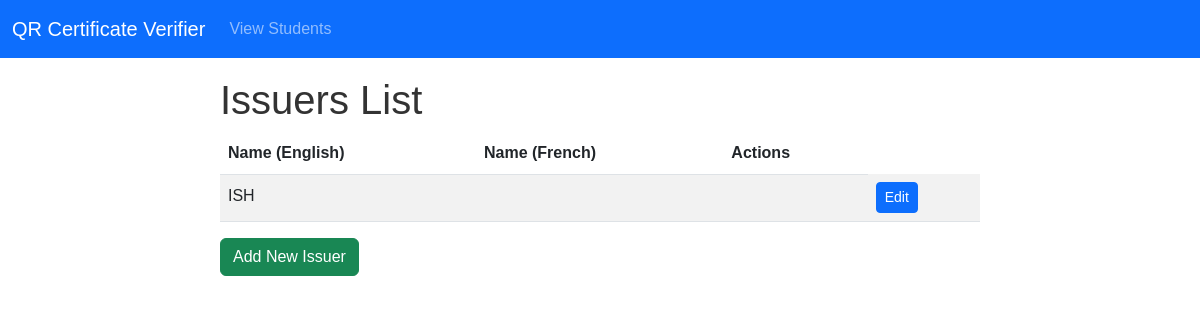
The app's page /certificate/issuers/, older data.
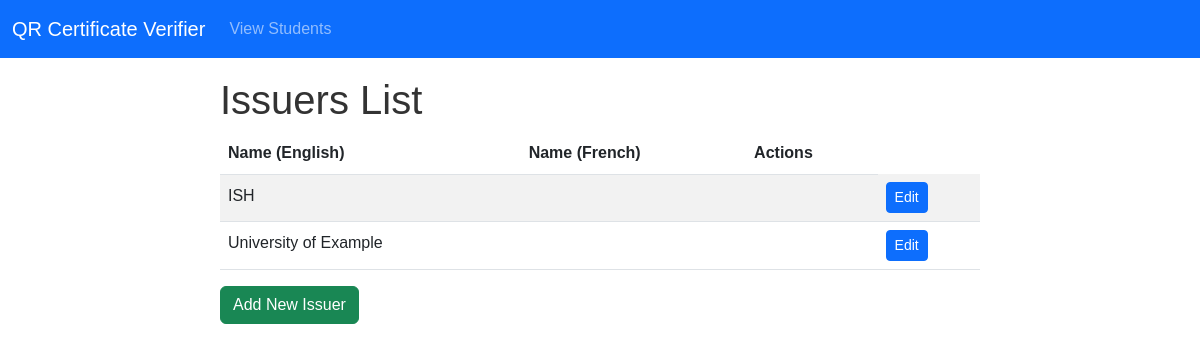
The same page, newer data.
### certifications/models.py (models this page shows, shortened)
class Issuer(models.Model):
    name_en = models.CharField('Issuer Name In English', max_length=100)
    uuid = models.UUIDField(default=uuid.uuid4, editable=False, unique=True)
    signature = models.ImageField(upload_to='signatures', blank=True)

### certifications/views.py (the view)
# urls.py: path('issuers/', views.list_issuers, name='list_issuers'),
def list_issuers(request):
    issuers = Issuer.objects.all()
    return render(request, 'issuer_list.html', {'issuers': issuers})

### templates/issuer_list.html (shortened to what this page needs)
{% extends 'base.html' %}
{% block content %}
<h1>Issuers List</h1>
<table class="table table-striped">
    <thead>
        <tr>
            <th>Name (English)</th>
            <th>Name (French)</th>
            <th>Actions</th>
        </tr>
    </thead>
    <tbody>
        {% for issuer in issuers %}
        <tr>
            <td>{{ issuer.name_en }}</td>
            <td>{{ issuer.name_ar }}</td>
            <td><a href="{{ issuer.url }}" target="_blank">{{ issuer.url }}</a></td>
            <td>
                <a href="{% url 'certifications:edit_issuer' issuer.id %}" class="btn btn-sm btn-primary">Edit</a>
            </td>
        </tr>
        {% empty %}
        <tr>
            <td colspan="4">No issuers found.</td>
        </tr>
        {% endfor %}
    </tbody>
</table>
<a href="{% url 'certifications:create_issuer' %}" class="btn btn-success">Add New Issuer</a>
{% endblock %}

### templates/base.html (shortened to what this page needs)
<!DOCTYPE html>
<html lang="en">
<head>
    <link href="https://cdn.jsdelivr.net/npm/bootstrap@5.3.0-alpha1/dist/css/bootstrap.min.css" rel="stylesheet">
</head>
<body>
    <nav class="navbar navbar-expand-lg navbar-dark bg-primary fixed-top">
        <div class="container-fluid">
            <a class="navbar-brand" href="{% url 'certifications:home' %}">QR Certificate Verifier</a>
            <div class="collapse navbar-collapse" id="navbarNav">
                <ul class="navbar-nav">
                    <li class="nav-item">
                        <a class="nav-link" href="{% url 'certifications:index' %}">View Students</a>
                    </li>
                </ul>
            </div>
        </div>
    </nav>
    <div class="container">
        {% block content %}
        {% endblock %}
    </div>
</body>
</html>

### templates/base.html (style rules this page uses)
body { font-family: Arial, sans-serif; line-height: 1.6; margin: 0; padding-top: 56px; }
.container { max-width: 800px; margin: 0 auto; padding: 20px; }
h1 { color: #333; }

Row changes from the older to the newer data that the page shows:
added Issuer: name_en "University of Example"
